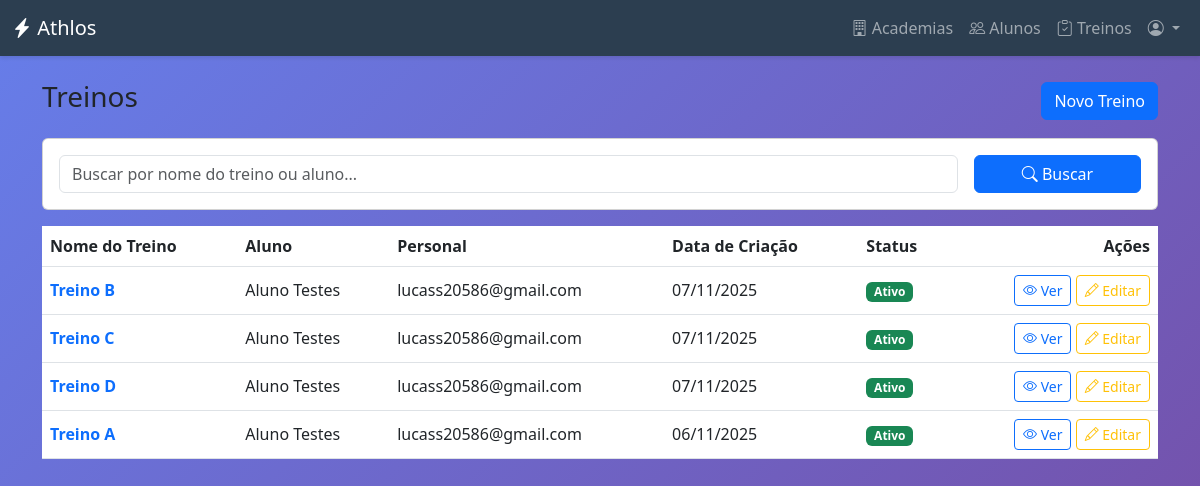
/treinos/ (signed in), run on an earlier commit of the app's database.
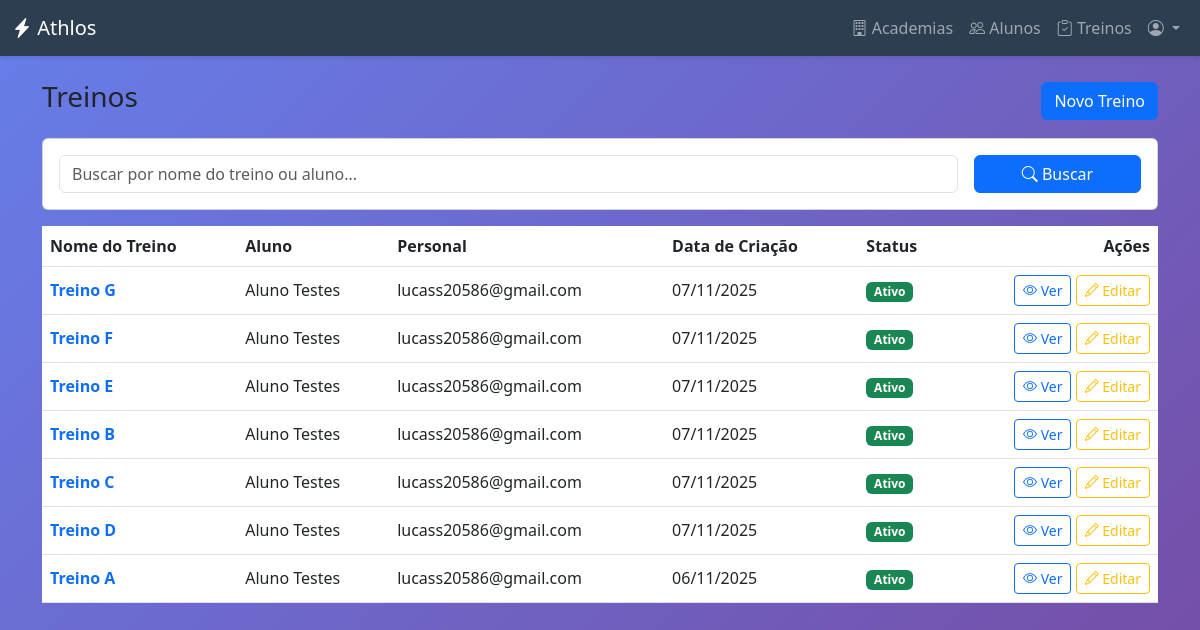
And on a later commit of the database.
### treinos/models.py (models this page shows, shortened)
class Treino(models.Model):
    aluno = models.ForeignKey(
        Aluno,
        on_delete=models.CASCADE,
        related_name="treinos"
    )
    personal_criador = models.ForeignKey(
        PersonalTrainer,
        on_delete=models.SET_NULL,
        null=True,
        blank=True,
        related_name="treinos_criados"
    )
    nome_treino = models.CharField(max_length=50, verbose_name="Nome do Treino (Ex: Treino A)")
    data_criacao = models.DateTimeField(auto_now_add=True)
    ativo = models.BooleanField(default=True, verbose_name="É o treino atual?")
    exercicios = models.ManyToManyField(
        Exercicio,
        through='ItemTreino',
        verbose_name="Exercícios"
    )

### academias/models.py (models this page shows, shortened)
class Aluno(models.Model):
    user = models.OneToOneField(
        settings.AUTH_USER_MODEL,
        on_delete=models.CASCADE,
        primary_key=True,
        verbose_name="Usuário",
        limit_choices_to={"user_type": "ALUNO"},
    )
    personal_responsavel = models.ForeignKey(
        PersonalTrainer,
        on_delete=models.SET_NULL,
        null=True,
        blank=True,
        related_name="alunos",
        verbose_name="Personal Trainer Responsável",
    )
    academia = models.ForeignKey(
        Academia,
        on_delete=models.SET_NULL,
        null=True,
        blank=True,
        related_name="alunos",
        verbose_name="Academia",
    )
    data_nascimento = models.DateField(
        null=True, blank=True, verbose_name="Data de Nascimento"
    )
    objetivo = models.CharField(
        max_length=255, blank=True, null=True, verbose_name="Objetivo de Treino"
    )

class PersonalTrainer(models.Model):
    user = models.OneToOneField(
        settings.AUTH_USER_MODEL,
        on_delete=models.CASCADE,
        primary_key=True,
        verbose_name="Usuário",
        limit_choices_to={"user_type": "PERSONAL"},
    )
    cref = models.CharField(max_length=20, unique=True, verbose_name="CREF")
    especialidade = models.CharField(
        max_length=100, blank=True, null=True, verbose_name="Especialidade"
    )

### usuarios/models.py (models this page shows, shortened)
class CustomUser(AbstractUser):
    class TipoUsuario(models.TextChoices):
        ADMIN_SISTEMA = "ADMIN_SISTEMA", "Admin do Sistema"
        ADMIN_ACADEMIA = "ADMIN", "Admin da Academia"
        PERSONAL_TRAINER = "PERSONAL", "Personal Trainer"
        ALUNO = "ALUNO", "Aluno"
    email = models.EmailField(unique=True, verbose_name="Endereço de e-mail")
    user_type = models.CharField(
        max_length=20,
        choices=TipoUsuario.choices,
        default=TipoUsuario.ALUNO,
        verbose_name="Tipo de Usuário",
    )
    academia = models.ForeignKey(
        "academias.Academia",
        on_delete=models.SET_NULL,
        null=True,
        blank=True,
        verbose_name="Academia",
    )
    groups = models.ManyToManyField(
        Group,
        verbose_name="groups",
        blank=True,
        help_text=(
            "The groups this user belongs to. A user will get all permissions "
            "granted to each of their groups."
        ),
        related_name="customuser_groups",
        related_query_name="user",
    )
    user_permissions = models.ManyToManyField(
        Permission,
        verbose_name="user permissions",
        blank=True,
        help_text="Specific permissions for this user.",
        related_name="customuser_permissions",
        related_query_name="user",
    )
    USERNAME_FIELD = "email"
    REQUIRED_FIELDS = ["username", "first_name", "last_name"]

### core/views.py (the view, shortened to what this page needs)
# urls.py: path("treinos/", views.treino_list, name="treino_list"),
@login_required
def treino_list(request):
    user = request.user
    if user.user_type in ["ADMIN", "ADMIN_SISTEMA"]:
        treinos = Treino.objects.all()
    elif user.user_type == "PERSONAL":
        try:
            personal = user.personaltrainer
            treinos = Treino.objects.filter(personal_criador=personal)
        except PersonalTrainer.DoesNotExist:
            treinos = Treino.objects.none()
    elif user.user_type == "ALUNO":
        try:
            aluno = user.aluno
            treinos = Treino.objects.filter(aluno=aluno)
        except Aluno.DoesNotExist:
            treinos = Treino.objects.none()
    else:
        treinos = Treino.objects.none()
    busca = request.GET.get("busca", "").strip()
    treinos = treinos.select_related("aluno__user", "personal_criador__user").order_by(
        "-data_criacao"
    )
    return render(request, "core/treinos/treino_list.html", {"treinos": treinos})

### core/templates/core/treinos/treino_list.html (shortened to what this page needs)
{% extends 'core/base.html' %}
{% block content %}
<div class="container py-4">
    <div class="d-flex justify-content-between align-items-center mb-3">
        <h3>Treinos</h3>
        <a href="{% url 'treino_create' %}" class="btn btn-primary">Novo Treino</a>
    </div>
    <div class="card card-body mb-3">
        <form method="get" class="row g-3">
            <div class="col-md-10">
                <input type="text" name="busca" class="form-control" placeholder="Buscar por nome do treino ou aluno..."
                    value="{{ request.GET.busca }}">
            </div>
            <div class="col-md-2">
                <button type="submit" class="btn btn-primary w-100">
                    <i class="bi bi-search"></i> Buscar
                </button>
            </div>
        </form>
    </div>
    {% if treinos %}
    <div class="table-responsive">
        <table class="table table-hover align-middle">
            <thead>
                <tr>
                    <th>Nome do Treino</th>
                    <th>Aluno</th>
                    <th>Personal</th>
                    <th>Data de Criação</th>
                    <th>Status</th>
                    <th class="text-end">Ações</th>
                </tr>
            </thead>
            <tbody>
                {% for t in treinos %}
                <tr>
                    <td>
                        <a href="{% url 'treino_detail' t.pk %}" class="text-decoration-none">
                            <strong>{{ t.nome_treino }}</strong>
                        </a>
                    </td>
                    <td>{{ t.aluno.user.get_full_name|default:t.aluno.user.email }}</td>
                    <td>
                        {% if t.personal_criador %}
                        {{ t.personal_criador.user.get_full_name|default:t.personal_criador.user.email }}
                        {% else %}
                        <span class="text-muted">—</span>
                        {% endif %}
                    </td>
                    <td>{{ t.data_criacao|date:"d/m/Y" }}</td>
                    <td>
                        {% if t.ativo %}
                        <span class="badge bg-success">Ativo</span>
                        {% else %}
                        <span class="badge bg-secondary">Inativo</span>
                        {% endif %}
                    </td>
                    <td class="text-end">
                        <a href="{% url 'treino_detail' t.pk %}" class="btn btn-sm btn-outline-primary">
                            <i class="bi bi-eye"></i> Ver
                        </a>
                        <a href="{% url 'treino_edit' t.pk %}" class="btn btn-sm btn-outline-warning">
                            <i class="bi bi-pencil"></i> Editar
                        </a>
                    </td>
                </tr>
                {% endfor %}
            </tbody>
        </table>
    </div>
    {% endif %}
</div>
{% endblock %}

What changed in the data, as far as the page shows it:
added Treino: nome_treino "Treino G", aluno.user.get_full_name "Aluno Testes", personal_criador.user.get_full_name "lucass20586@gmail.com", data_criacao "07/11/2025", ativo "Ativo"
added Treino: nome_treino "Treino F", aluno.user.get_full_name "Aluno Testes", personal_criador.user.get_full_name "lucass20586@gmail.com", data_criacao "07/11/2025", ativo "Ativo"
added Treino: nome_treino "Treino E", aluno.user.get_full_name "Aluno Testes", personal_criador.user.get_full_name "lucass20586@gmail.com", data_criacao "07/11/2025", ativo "Ativo"
